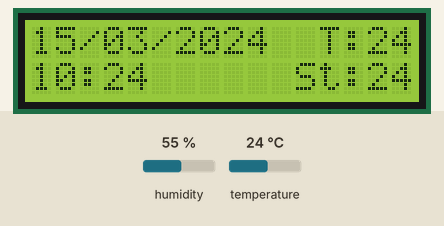
A sketch run on a simulated Arduino Uno, built with avr-gcc and run on an emulated ATmega328P. Parts: 16×2 character LCD. The test bench sets the inputs (shaded band); at power-on: humidity 55 %, temperature 24 °C. The local clock reads 2024-03-15 10:24:30 at power-on unless the sketch sets it.

Above: at 1.2 s.
1.3 s: humidity set to 22 %
At 6.6 s:
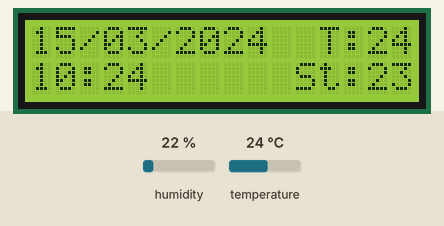
7.3 s: temperature set to 12 °C
At 11.6 s:
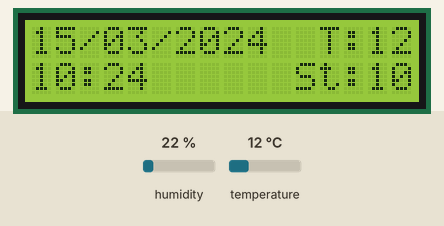
13.3 s: humidity set to 68 %
At 16.4 s:
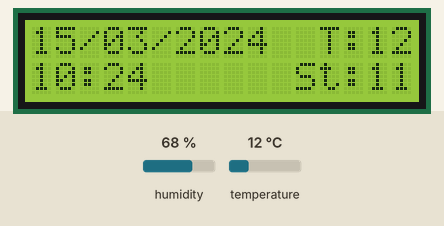
19.3 s: temperature set to 19 °C
At 21.3 s:
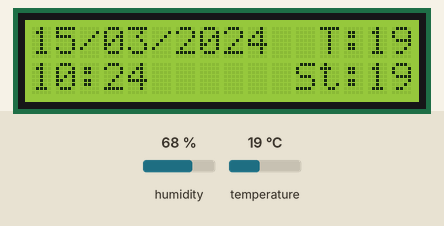
Timing chart, 0 to 22.8 s (numbered marks = the images above; inputs shaded):
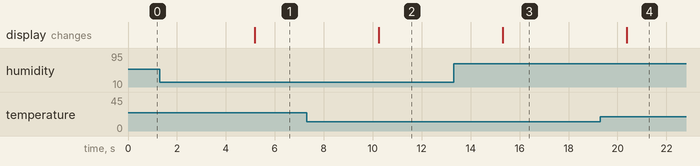

The sketch:

sketch_jul23f_LCD_DS.ino
```cpp
// LiquidCrystal I2C - Version: Latest
/*RTC_LCD_i2c
Original code obtained from:
https://gist.github.com/laurenceHR/c08cd2a0944df78d168c
*/

#include <Wire.h>
#include <DS3231.h>//https://github.com/NorthernWidget/DS3231
#include <LiquidCrystal_I2C.h>
#include "DHT.h"
#define DHTPIN 2 //Pin digital 2
#define DHTTYPE DHT11

LiquidCrystal_I2C lcd(0x3F,16,2); //0x27 is the LCD Address
DHT dht(DHTPIN, DHTTYPE);

//SCL a A5 - SDA a A4

byte Year ;
byte Month ;
byte Date ;
byte DoW ;
byte Hour ;
byte Minute ;
byte Second ;
bool Century  = false;
bool h12 ;
bool PM ;
DS3231 Clock;

void setup(){
  Wire.begin();
  lcd.backlight();
  lcd.init();
  dht.begin();

}

void loop(){
  //Variables Temp/Hum
  float h = dht.readHumidity();
  float t = dht.readTemperature();
  float hic = dht.computeHeatIndex(t, h, false); //Sensacion Termica

  //Fecha
  lcd.setCursor(0,0);
  lcd.print(Clock.getDate());
  lcd.print("/");
  if (Clock.getMonth(Century) < 10) {
  lcd.print(0);
  lcd.print(Clock.getMonth(Century));}
  else {lcd.print(Clock.getMonth(Century));}
  lcd.print("/");
  lcd.print("20");
  lcd.print(Clock.getYear());

  //Hora
  lcd.setCursor(0,1);
  lcd.print(Clock.getHour(h12, PM));
  lcd.print(":");
  //Minutos
  if (Clock.getMinute() < 10) {
    lcd.print("0");
    lcd.print(Clock.getMinute());}
    else {lcd.print(Clock.getMinute());}
  //Segundos
  //lcd.print(":");
  //if (Clock.getSecond() < 10) {
  //  lcd.print("0");
  //  lcd.print(Clock.getSecond());}
  //  else {lcd.print(Clock.getSecond());}

  //Temp
  lcd.setCursor(12,0);
  lcd.print("T:");
  if (t < 10){
    lcd.print(t,0);
    lcd.print(" ");}
    else {lcd.print(t,0);}
  //Sensacion Termica
  lcd.setCursor(11,1);
  lcd.print("St:");
  if (hic < 10){
    lcd.print(hic,0);
    lcd.print(" ");}
    else {lcd.print(hic,0);}
  lcd.print(hic,0);

  //reset
  delay(5000);

}
```

Measured:
- after the input at 1.3 s, the display: changes after 3.9 s (image 1)
- after the input at 7.3 s, the display: changes after 3.0 s (image 2)
- after the input at 13.3 s, the display: changes after 2.0 s (image 3)
- after the input at 19.3 s, the display: changes after 1.1 s (image 4)
